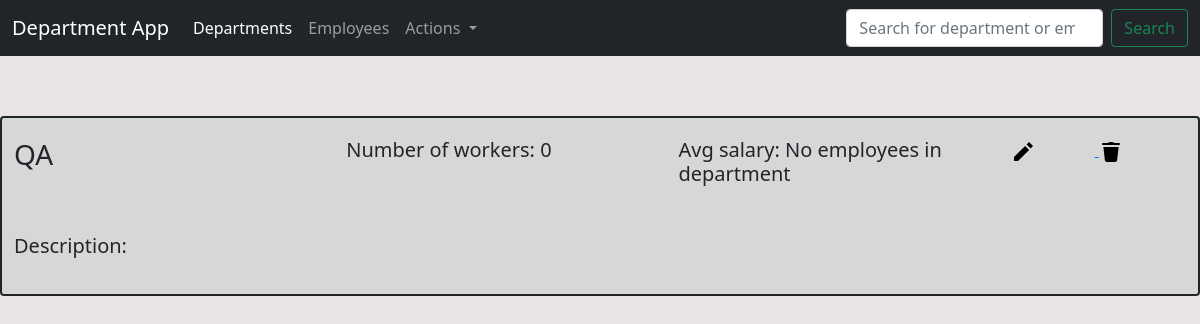
/departments, run on an earlier commit of the app's database.
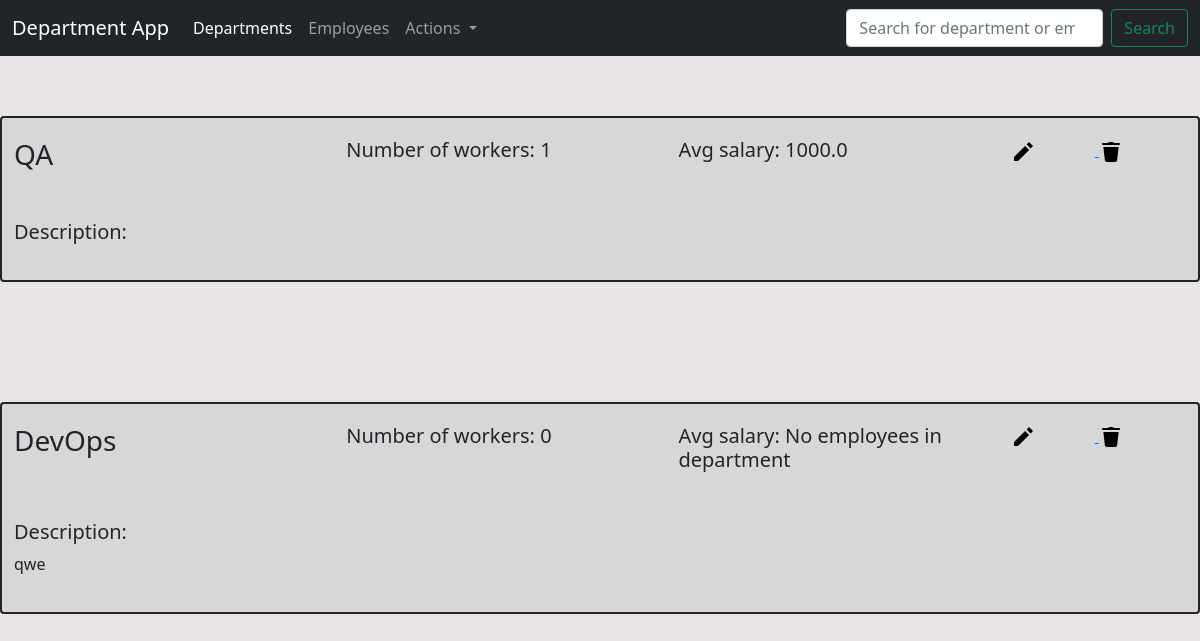
And on a later commit of the database.
### department_app/models/department_model.py (models this page shows, shortened)
class Departments(db.Model):
    id = db.Column(db.Integer, primary_key = True)
    dep_name = db.Column(db.String(50), nullable = False, unique = True)
    dep_description = db.Column(db.String(150))

### department_app/views/departments_view.py (the view)
@app.route("/departments")
def departments():
    salary_and_amount  = {elem.dep_name: count_avg_and_amount(elem.dep_name) for elem in Departments.query.all()}
    return render_template('departments.html', all_deps = Departments.query.all(), characteristics = salary_and_amount, menu = menu, dropdown = dropdown)

### department_app/service/common_funcs.py (called while the page is built)
def count_avg_and_amount(dep):
    res = Employees.query.filter_by(emp_department = dep)
    sals = [x.emp_salary for x in res]
    try:
        return sum(sals)/len(sals), len(sals)
    except:
        return 'No employees in department', 0

### department_app/templates/departments.html (shortened to what this page needs)
{% extends 'base.html' %}
{% block content %}
{% for data in all_deps %}
    <section>
        <div class="container-xxl">
          <div class="row">
            <span class="border border-dark border-2 rounded"  style="background-color: #D7D7D7;">
                <div class="row">
                    <div class="col">
                      <h3>{{data.dep_name}}</h3>
                    </div>
                    <div class="col">
                      <h5>Number of workers: {{ characteristics[data.dep_name][1] }}</h5>
                    </div>
                    <div class="col">
                      <h5>Avg salary: {{characteristics[data.dep_name][0]}}</h5>
                    </div>
                    <div class="col-2 align-items-end">
                      <a id="edit-{{data.id}}" href="departments/edit/{{data.id}}">
                        <img src = "../static/images/icons8-edit-24.svg", alt="Edit" style="padding-right: 60px">
                      </a>
                      <a id="delete-{{data.id}}" href="departments/delete/{{data.id}}">
                        <img src = "../static/images/icons8-delete-24.svg", alt="Delete">
                      </a>
                    </div>
                  </div>
                <div class="row">
                    <div class="col">
                      <h5>Description:</h5><p>
                        {{data.dep_description}}
                      </p>
                    </div>
                </div>
            </span>
          </div>
        </div>
    </section>
  {% endfor %}
{% endblock -%}

### department_app/templates/base.html (shortened to what this page needs)
<!DOCTYPE html>
<html lang="en">
<head>
    <link href="https://cdn.jsdelivr.net/npm/bootstrap@5.1.3/dist/css/bootstrap.min.css" rel="stylesheet">
    <link rel="stylesheet" href="../static/css/styles.css">
  </head>
<body>
    <header>
        <nav class="navbar navbar-expand-lg navbar-dark bg-dark">
            <div class="container-xxl">
              <a class="navbar-brand" href="{{ url_for('index') }}">Department App</a>
              <div class="collapse navbar-collapse" id="navbarSupportedContent">
                <ul class="navbar-nav me-auto mb-2 mb-lg-0">
                  {% for m in menu -%}
                  <li class="nav-item">
                    <a class="nav-link {{m.status}}" href="{{url_for(m.url)}}">{{m.name}}</a>
                  </li>
                  {% endfor -%}
                  <li class="nav-item dropdown">
                    <a class="nav-link dropdown-toggle" href="#" id="navbarDropdown" role="button" data-bs-toggle="dropdown" aria-expanded="false">
                      Actions
                    </a>
                  </li>
                </ul>
                <form class="d-flex">
                  <input class="form-control me-2" type="search" placeholder="Search for department or employee" aria-label="Search">
                  <button class="btn btn-outline-success" type="submit">Search</button>
                </form>
              </div>
            </div>
          </nav>
    </header>
{% block content %} {% endblock %}

### department_app/static/css/styles.css (style rules this page uses)
section { padding-top: 40px; padding-bottom: 40px; }
.row { padding-top: 20px; padding-bottom: 20px; }
body { background-color: #E9E5E5; }

What changed in the data, as far as the page shows it:
changed Departments "QA": dep_name "0" → "1"; dep_name "No employees in department" → "1000.0"
added Departments: dep_name "DevOps", dep_name "0", dep_name "No employees in department", dep_description "qwe"
